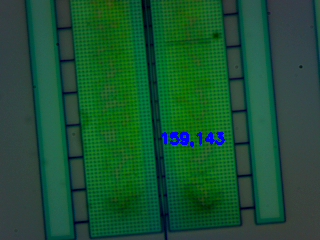
#> input picture main_align/3clicked.png, 320 x 240 px
$ python straighten.py
#> lines starting #> are read from the running program, lines starting #| are printed output that depends on the picture
### main_align/display_functions.py
from piezo_helper import *
import cv2
import math
import numpy as np


# [5 lines left out: function convert_img, not called in this run]

def convert_bw(img):
    return cv2.cvtColor(img,cv2.COLOR_BGR2GRAY)

def convert_green(img):
    return convert_img(img, 0.1, 0.7, 0.2)

def convert_greener(img):
    return convert_img(img, -0.5, 2, -0.5)


# [167 lines left out: functions rotate_image, largest_rotated_rect, crop_around_center, size_and_straighten, draw_buttons, not called in this run]


def straighten_draw_buttons(source, angle, coords):
    img = np.ndarray.copy(source)
    white = (255, 255, 255)
    black = (0, 0, 0)
    font = cv2.FONT_HERSHEY_COMPLEX
    cv2.putText(img,'Click two points that determine the horizontal', (40,40) , font, 0.8, black, 2)
    cv2.putText(img,'Press the S key to set the rotation angle', (40,80) , font, 0.8, black, 2)
    try:
        cv2.putText(img,'Angle is currently ' + str(angle), (40, 120), font, 0.8, black, 2)
    except:
        cv2.putText(img,'no angle',(40, 120), font, 0.5, black, 1)

    try:
        cv2.circle(img, coords[-1], radius=2, color=white, thickness=5)
        try:
            cv2.circle(img, coords[-2], radius=2, color=white, thickness=5)
        except: pass
    except: pass

    return img


def within(x, y, corner1, corner2):
    return x < corner2[0] and x > corner1[0] and y < corner2[1] and y > corner1[1]


# [27 lines left out: functions button_clicked, test_function, not called in this run]


# [8 lines that do not run on import are left out]

### main_align/straighten.py

import cv2
from display_functions import *
import math

coords = []
angle = 0

def findline_y(img, x, y, thickness = 3, h = 20):
    pixel_range = [img[y + y_shift][x] for y_shift in range(-h, h)]
    lowest = y - h + pixel_range.index(min(pixel_range))
    y1 = lowest

    #gets lower percentile of range (can be simplified with numpy)
    pixel_range = [img[y + y_shift][x] for y_shift in range(-5 * thickness, 5 * thickness)]
    pixel_range.sort()
    threshold = pixel_range[thickness]
    top_edge, bot_edge = (None, None)

    #can also be simplified -
    for y_shift in range(thickness):
        if img[y1 - y_shift][x] > threshold:
            top_edge = y1- y_shift
            break
    if top_edge == None: top_edge = y1 - thickness

    for y_shift in range(thickness):
        if img[y1+ y_shift][x] > threshold:
            bot_edge = y1 + y_shift
            break
    if bot_edge == None: bot_edge = y1 + thickness

    return (x, int((top_edge + bot_edge)/2))


def get_angle(left, right):
    return (180/math.pi) * (math.atan((right[1] - left[1])/(right[0] - left[0])))


def img_click(event, x, y, flags, param):
    global coords
    global angle
    img = param[0]

    if event == cv2.EVENT_LBUTTONDOWN:
        center = findline_y(img, x, y, 20)
        coords.append(center)
        cv2.circle(img, (x,y), radius=3, color=(0, 0, 255), thickness=2)

        try: angle = get_angle(coords[-1], coords[-2])
        except: pass


def straighten_sequence(img):
    global angle
    global coords

    cv2.namedWindow('Straighten')
    cv2.setMouseCallback('Straighten', img_click, param = [img])

    while True:
        cv2.imshow('Straighten', straighten_draw_buttons(img, angle, coords))
        if cv2.waitKey(1) & 0xFF == ord("s"):
            break
    cv2.destroyWindow('Straighten')

    return angle


if __name__ == '__main__':
    img_raw = cv2.imread('3clicked.png')
#> img_raw is the input picture: shape (240, 320, 3); mean B, G, R 50.6, 81.7, 25.3
    img = cv2.cvtColor(img_raw,cv2.COLOR_BGR2GRAY)
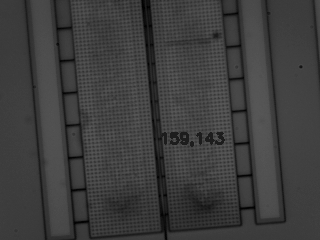
#> img: shape (240, 320); min 1, max 92, mean 61.3
    straighten_sequence(img)
#> in straighten_draw_buttons, `cv2.putText(img,'Angle is currently ' + str(angle), (40, 120), font, 0..`:
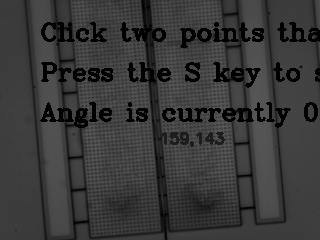
#> img: shape (240, 320); min 0, max 92, mean 56.1
#> (key Esc is pressed here)

$ run again, with main_align/0.png copied over main_align/3clicked.png
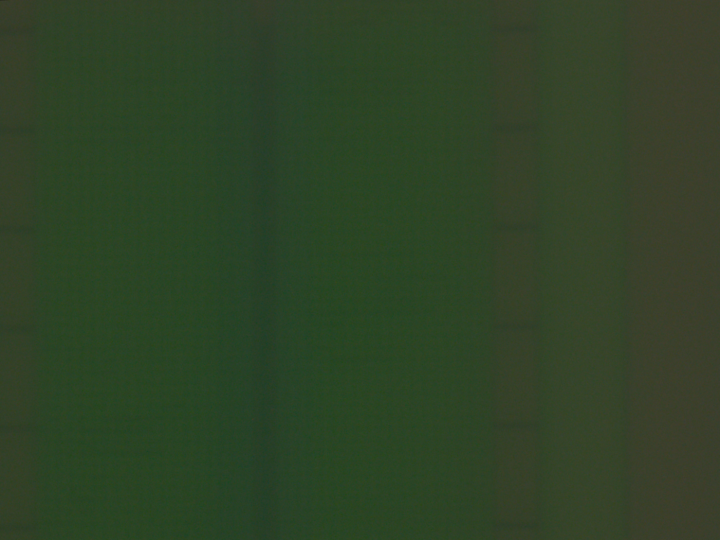
#> input picture main_align/0.png, 1440 x 1080 px (shown at 1/2 size)
#> img_raw is the input picture: shape (1080, 1440, 3); mean B, G, R 38.7, 66.5, 47
#> `img = cv2.cvtColor(img_raw,cv2.COLOR_BGR2GRAY)`:
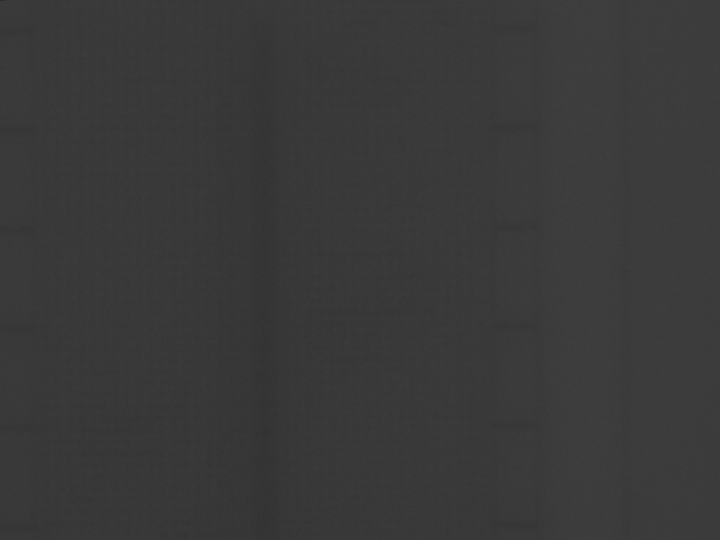
#> img: shape (1080, 1440) (shown at 1/2 size); min 31, max 64, mean 57.5
#> in straighten_draw_buttons, `cv2.putText(img,'Angle is currently ' + str(angle), (40, 120), font, 0..`:
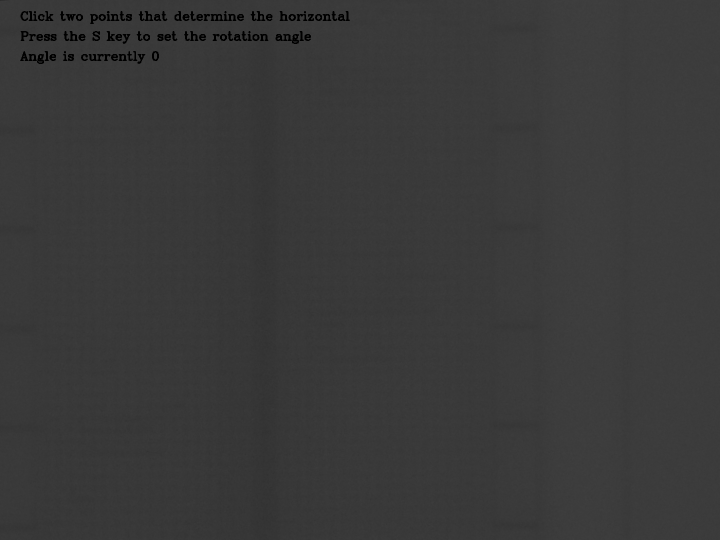
#> img: shape (1080, 1440) (shown at 1/2 size); min 0, max 64, mean 57.1
